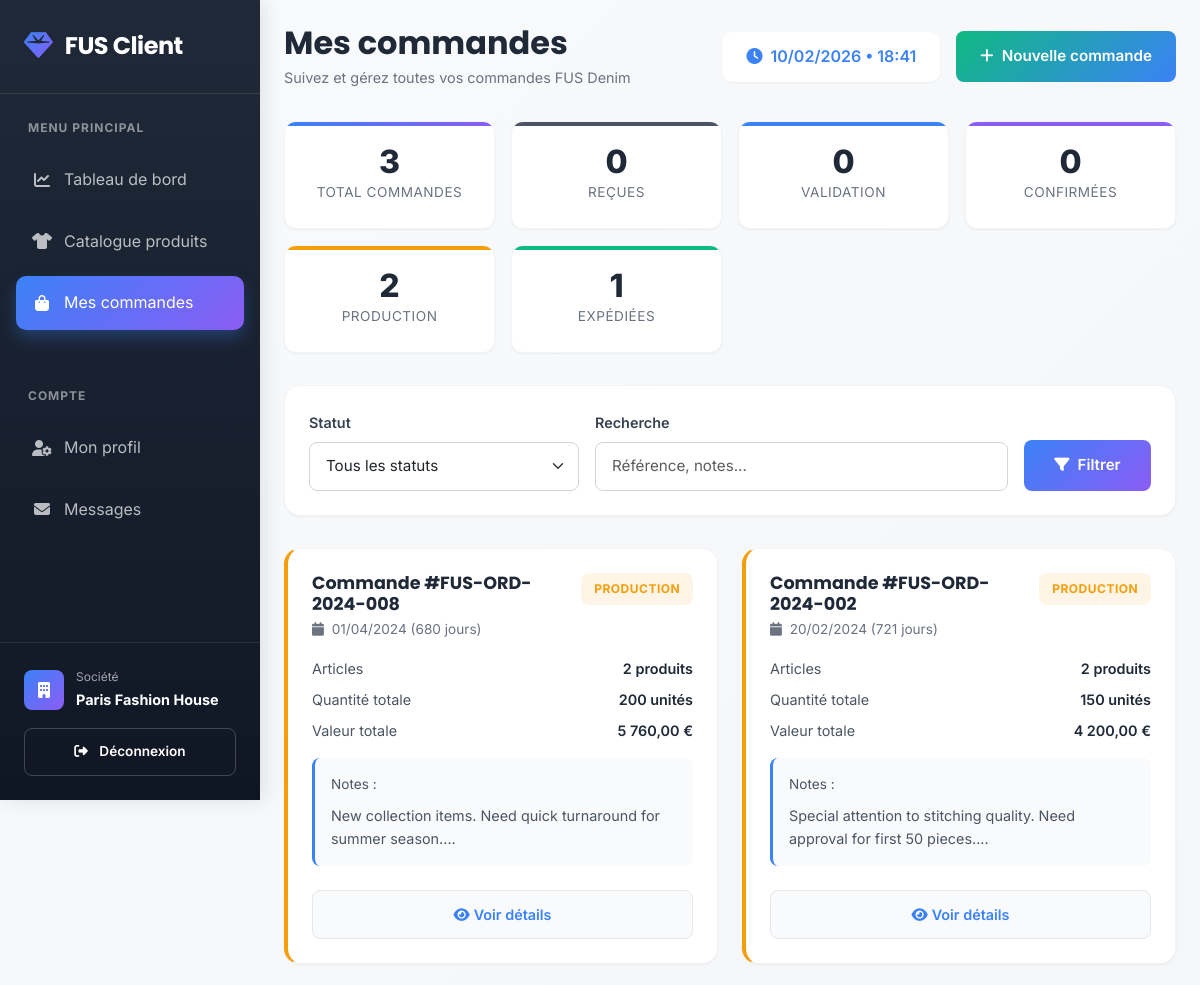
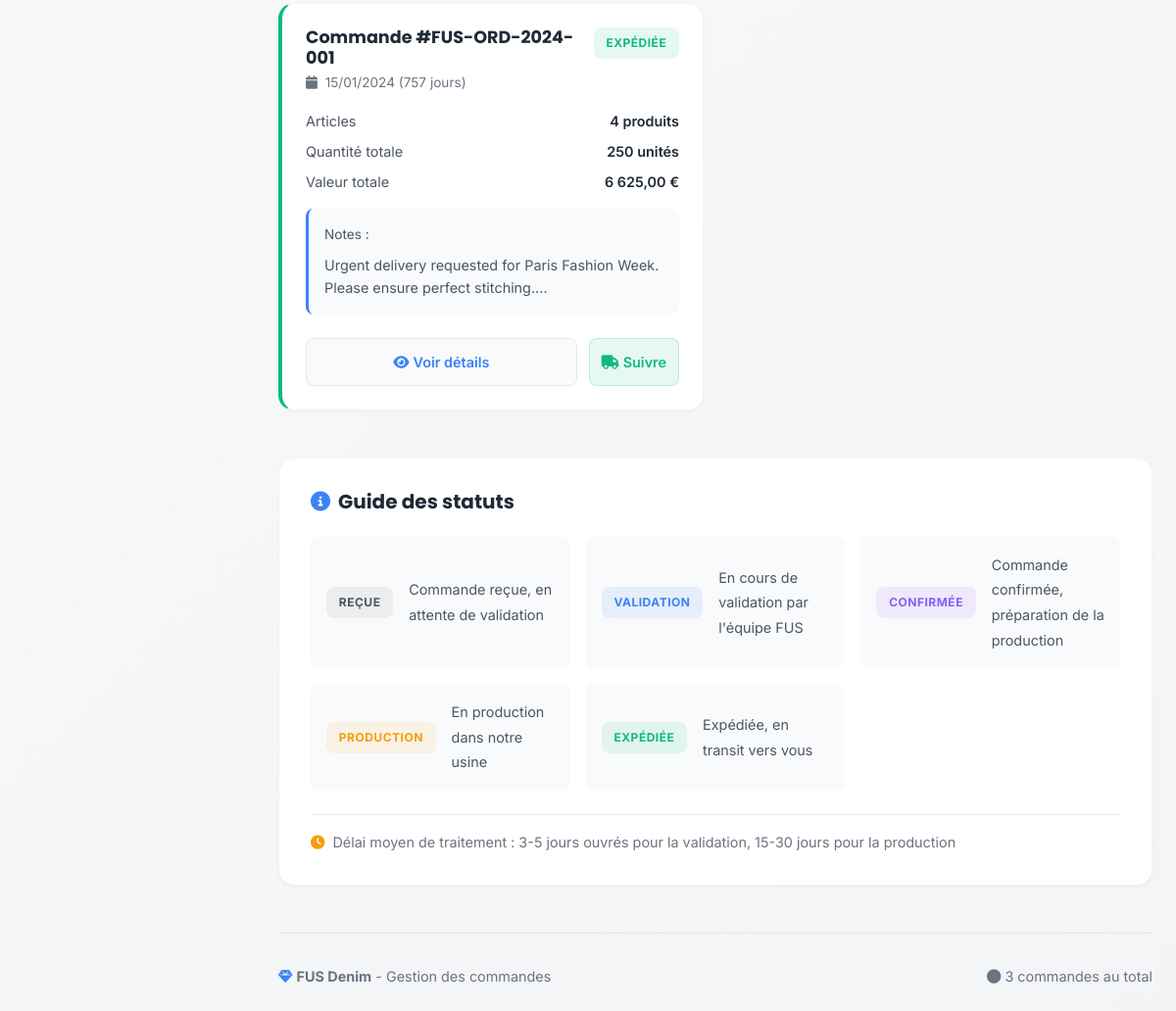
Page /orders.php (signed in) on the committed database (2 pictures, top to bottom).
### tables this page shows
CREATE TABLE IF NOT EXISTS orders (
    id INT PRIMARY KEY AUTO_INCREMENT,
    client_id INT,
    reference VARCHAR(100) UNIQUE,
    status ENUM('received', 'validating', 'confirmed', 'production', 'shipped') DEFAULT 'received',
    total_items INT,
    total_value DECIMAL(10,2) DEFAULT 0.00,
    notes TEXT,
    shipping_address TEXT,
    estimated_delivery DATE,
    actual_delivery DATE,
    created_at TIMESTAMP DEFAULT CURRENT_TIMESTAMP,
    updated_at TIMESTAMP DEFAULT CURRENT_TIMESTAMP ON UPDATE CURRENT_TIMESTAMP,
    FOREIGN KEY (client_id) REFERENCES users(id) ON DELETE CASCADE,
    INDEX idx_client (client_id),
    INDEX idx_status (status),
    INDEX idx_reference_order (reference),
    INDEX idx_created (created_at)
);

### orders.php (the view, shortened to what this page needs)
<?php
$database = new Database();
$conn = $database->getConnection();
$client_id = $_SESSION['user_id'];
$status_filter = $_GET['status'] ?? 'all';
$search_filter = $_GET['search'] ?? '';
$query = "SELECT o.*,
          (SELECT COUNT(*) FROM order_items WHERE order_id = o.id) as item_count
          FROM orders o
          WHERE o.client_id = ?";
$params = [$client_id];
$types = "i";
$query .= " ORDER BY o.created_at DESC";
$stmt = $conn->prepare($query);
$stmt->bind_param($types, ...$params);
$stmt->execute();
$orders_result = $stmt->get_result();
$orders_count = $orders_result->num_rows;
$stats_query = $conn->prepare("
    SELECT
        SUM(CASE WHEN status = 'received' THEN 1 ELSE 0 END) as received,
        SUM(CASE WHEN status = 'validating' THEN 1 ELSE 0 END) as validating,
        SUM(CASE WHEN status = 'confirmed' THEN 1 ELSE 0 END) as confirmed,
        SUM(CASE WHEN status = 'production' THEN 1 ELSE 0 END) as production,
        SUM(CASE WHEN status = 'shipped' THEN 1 ELSE 0 END) as shipped,
        COUNT(*) as total
    FROM orders
    WHERE client_id = ?
");
$stats_query->bind_param("i", $client_id);
$stats_query->execute();
$stats = $stats_query->get_result()->fetch_assoc();
?>
<!DOCTYPE html>
<html lang="fr">
<head>
    <link href="https://cdn.jsdelivr.net/npm/bootstrap@5.3.0-alpha1/dist/css/bootstrap.min.css" rel="stylesheet">
    <link rel="stylesheet" href="https://cdnjs.cloudflare.com/ajax/libs/font-awesome/6.4.0/css/all.min.css">
</head>
<body>
    <div class="sidebar">
        <div class="logo">
            <i class="fas fa-gem"></i>
            <h2>FUS Client</h2>
        </div>
        <div class="nav-section">
            <div class="nav-label">Menu Principal</div>
            <a href="dashboard_client.php" class="nav-item">
                <i class="fas fa-chart-line"></i>
                <span>Tableau de bord</span>
            </a>
            <a href="catalog_prv.php" class="nav-item">
                <i class="fas fa-tshirt"></i>
                <span>Catalogue produits</span>
            </a>
            <a href="orders.php" class="nav-item active">
                <i class="fas fa-shopping-bag"></i>
                <span>Mes commandes</span>
            </a>
        </div>
        <div class="nav-section">
            <div class="nav-label">Compte</div>
            <a href="profile.php" class="nav-item">
                <i class="fas fa-user-cog"></i>
                <span>Mon profil</span>
            </a>
            <a href="message.php" class="nav-item">
                <i class="fas fa-envelope"></i>
                <span>Messages</span>
            </a>
        </div>
        <div class="sidebar-user">
            <div class="user-card">
                <div class="user-avatar">
                    <i class="fas fa-building"></i>
                </div>
                <div class="user-info">
                    <small>Société</small>
                    <strong><?php echo htmlspecialchars(substr($_SESSION['company_name'], 0, 20)); ?></strong>
                </div>
            </div>
            <a href="login.php?action=logout" class="logout-btn">
                <i class="fas fa-sign-out-alt me-2"></i> Déconnexion
            </a>
        </div>
    </div>
    <div class="main-content">
        <div class="header">
            <div class="header-title">
                <h1>Mes commandes</h1>
                <p>Suivez et gérez toutes vos commandes FUS Denim</p>
            </div>
            <div class="header-actions">
                <div class="time-display">
                </div>
                <a href="new_order.php" class="btn btn-success">
                    <i class="fas fa-plus me-2"></i>Nouvelle commande
                </a>
            </div>
        </div>
        <div class="stats-grid">
            <div class="stat-card">
                <div class="stat-value"><?php echo $stats['total'] ?? 0; ?></div>
                <div class="stat-label">Total commandes</div>
            </div>
            <div class="stat-card">
                <div class="stat-value"><?php echo $stats['received'] ?? 0; ?></div>
                <div class="stat-label">Reçues</div>
            </div>
            <div class="stat-card">
                <div class="stat-value"><?php echo $stats['validating'] ?? 0; ?></div>
                <div class="stat-label">Validation</div>
            </div>
            <div class="stat-card">
                <div class="stat-value"><?php echo $stats['confirmed'] ?? 0; ?></div>
                <div class="stat-label">Confirmées</div>
            </div>
            <div class="stat-card">
                <div class="stat-value"><?php echo $stats['production'] ?? 0; ?></div>
                <div class="stat-label">Production</div>
            </div>
            <div class="stat-card">
                <div class="stat-value"><?php echo $stats['shipped'] ?? 0; ?></div>
                <div class="stat-label">Expédiées</div>
            </div>
        </div>
        <div class="filter-card">
            <form method="GET" action="" class="row g-3">
                <div class="col-md-4">
                    <label class="form-label">Statut</label>
                    <select name="status" class="form-select">
                        <option value="all" <?php echo $status_filter === 'all' ? 'selected' : ''; ?>>Tous les statuts</option>
                    </select>
                </div>
                <div class="col-md-6">
                    <label class="form-label">Recherche</label>
                    <input type="text" class="form-control" name="search"
                           value="<?php echo htmlspecialchars($search_filter); ?>"
                           placeholder="Référence, notes...">
                </div>
                <div class="col-md-2 d-flex align-items-end">
                    <button type="submit" class="btn btn-primary w-100">
                        <i class="fas fa-filter me-2"></i>Filtrer
                    </button>
                </div>
            </form>
        </div>
        <?php if ($orders_count > 0): ?>
            <?php $orders_result->data_seek(0); ?>
            <div class="orders-grid">
                <?php while ($order = $orders_result->fetch_assoc()):
                    $status_class = strtolower($order['status']);
                    $badge_class = 'badge-' . $status_class;
                    $days_ago = floor((time() - strtotime($order['created_at'])) / (60 * 60 * 24));
                ?>
                    <div class="order-card <?php echo $status_class; ?>">
                        <div class="order-header">
                            <div class="order-title">
                                <h3>Commande #<?php echo htmlspecialchars($order['reference']); ?></h3>
                                <p class="order-date">
                                    <i class="fas fa-calendar me-1"></i>
                                    <?php echo date('d/m/Y', strtotime($order['created_at'])); ?>
                                    (<?php echo $days_ago; ?> jour<?php echo $days_ago > 1 ? 's' : ''; ?>)
                                </p>
                            </div>
                            <span class="status-badge <?php echo $badge_class; ?>">
                                <?php
                                    $status_labels = [
                                        'received' => 'Reçue',
                                        'validating' => 'Validation',
                                        'confirmed' => 'Confirmée',
                                        'production' => 'Production',
                                        'shipped' => 'Expédiée'
                                    ];
                                    echo $status_labels[$order['status']] ?? ucfirst($order['status']);
                                ?>
                            </span>
                        </div>
                        <div class="order-details">
                            <div class="detail-row">
                                <span class="detail-label">Articles</span>
                                <span class="detail-value"><?php echo $order['item_count']; ?> produits</span>
                            </div>
                            <div class="detail-row">
                                <span class="detail-label">Quantité totale</span>
                                <span class="detail-value"><?php echo $order['total_items']; ?> unités</span>
                            </div>
                            <?php if ($order['total_value']): ?>
                            <div class="detail-row">
                                <span class="detail-label">Valeur totale</span>
                                <span class="detail-value"><?php echo number_format($order['total_value'], 2, ',', ' '); ?> €</span>
                            </div>
                            <?php endif; ?>
                        </div>
                        <?php if ($order['notes']): ?>
                            <div class="order-notes">
                                <span class="notes-label">Notes :</span>
                                <p style="margin: 0; font-size: 0.9rem; color: var(--gray-600);">
                                    <?php echo nl2br(htmlspecialchars(substr($order['notes'], 0, 100))); ?>...
                                </p>
                            </div>
                        <?php endif; ?>
                        <div class="order-actions">
                            <a href="order_details.php?id=<?php echo $order['id']; ?>"
                               class="btn-view">
                                <i class="fas fa-eye me-1"></i>Voir détails
                            </a>
                            <?php if ($order['status'] === 'shipped'): ?>
                                <button class="btn-track"
                                        onclick="trackOrder(<?php echo $order['id']; ?>)">
                                    <i class="fas fa-truck me-1"></i>Suivre
                                </button>
                            <?php endif; ?>
                        </div>
                    </div>
                <?php endwhile; ?>
            </div>
        <?php endif; ?>
        <div class="status-guide">
            <h3 class="guide-title">
                <i class="fas fa-info-circle"></i> Guide des statuts
            </h3>
            <div class="guide-grid">
                <div class="guide-item">
                    <span class="status-badge badge-received">Reçue</span>
                    <div class="guide-info">
                        <small>Commande reçue, en attente de validation</small>
                    </div>
                </div>
                <div class="guide-item">
                    <span class="status-badge badge-validating">Validation</span>
                    <div class="guide-info">
                        <small>En cours de validation par l'équipe FUS</small>
                    </div>
                </div>
                <div class="guide-item">
                    <span class="status-badge badge-confirmed">Confirmée</span>
                    <div class="guide-info">
                        <small>Commande confirmée, préparation de la production</small>
                    </div>
                </div>
                <div class="guide-item">
                    <span class="status-badge badge-production">Production</span>
                    <div class="guide-info">
                        <small>En production dans notre usine</small>
                    </div>
                </div>
                <div class="guide-item">
                    <span class="status-badge badge-shipped">Expédiée</span>
                    <div class="guide-info">
                        <small>Expédiée, en transit vers vous</small>
                    </div>
                </div>
            </div>
            <div class="guide-footer">
                <i class="fas fa-clock me-1"></i>
                Délai moyen de traitement : 3-5 jours ouvrés pour la validation, 15-30 jours pour la production
            </div>
        </div>
        <div class="footer">
            <div>
                <i class="fas fa-gem" style="color: var(--accent-1);"></i>
                <strong>FUS Denim</strong> - Gestion des commandes
            </div>
            <div>
                <span class="system-status">
                    <i class="fas fa-circle"></i> <?php echo $stats['total'] ?? 0; ?> commandes au total
                </span>
            </div>
        </div>
    </div>
</body>
</html>

### rows in the picture
orders: reference "FUS-ORD-2024-008", created_at "01/04/2024", created_at "680", shows "s", status "PRODUCTION", item_count "2", total_items "200", total_value "5 760,00", notes "New collection items. Need quick turnaround for summer season."
orders: reference "FUS-ORD-2024-002", created_at "20/02/2024", created_at "721", shows "s", status "PRODUCTION", item_count "2", total_items "150", total_value "4 200,00", notes "Special attention to stitching quality. Need approval for first 50 pieces."
orders: reference "FUS-ORD-2024-001", created_at "15/01/2024", created_at "757", shows "s", status "EXPÉDIÉE", item_count "4", total_items "250", total_value "6 625,00", notes "Urgent delivery requested for Paris Fashion Week. Please ensure perfect stitching."

### other values in the picture
substr($_SESSION['company_name'], 0, 20) "Paris Fashion House"
$stats['total'] "3"
$stats['received'] "0"
$stats['validating'] "0"
$stats['confirmed'] "0"
$stats['production'] "2"
$stats['shipped'] "1"
